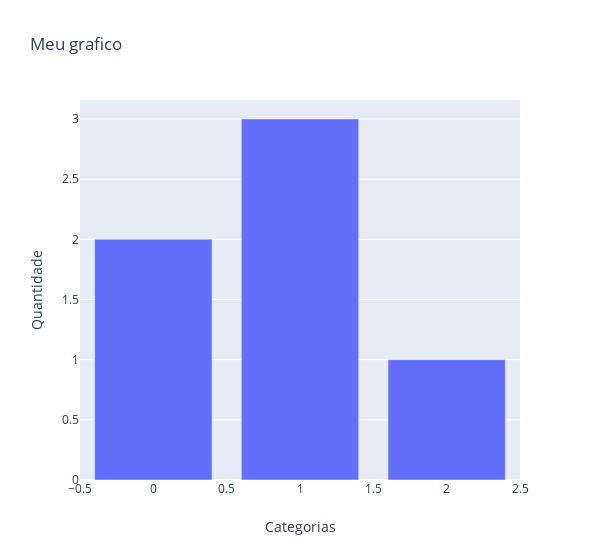

The notebook cell saved with this chart:
### Markdown cell above
**Um grafico interativo simples**

### Code cell
barras = go.Bar(y=[2,3,1]) #dados
layout = dict(title='Meu grafico',
             xaxis=dict(title='Categorias'),
             yaxis=dict(title='Quantidade'),
             width=600) # criando o layout
figura = go.Figure(data=barras, layout=layout) # criando a figura
figura.show()

### Figure 1 — Plotly figure (JSON) as saved in the notebook; plotly's stock layout.template omitted (floating-point values rounded to 4 significant figures)
{"data": [{"type": "bar", "y": [2, 3, 1]}], "layout": {"title": {"text": "Meu grafico"}, "width": 600, "xaxis": {"title": {"text": "Categorias"}}, "yaxis": {"title": {"text": "Quantidade"}}}}
